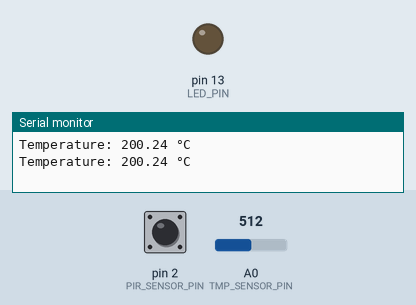
Recording of a sketch running on a simulated Arduino Uno, built with avr-gcc and run on an emulated ATmega328P. On the bench: output pins drawn as LEDs (lit = HIGH), the last lines printed to the serial monitor. The inputs (shaded band) are chosen by the test bench; at power-on: pin 2 (PIR_SENSOR_PIN) HIGH, A0 (TMP_SENSOR_PIN) = 512.

Above: at 1.8 s.
1.9 s: pin 2 (PIR_SENSOR_PIN) pulsed LOW 2 times (0.12 s each, 0.3 s apart)
At 3.4 s:
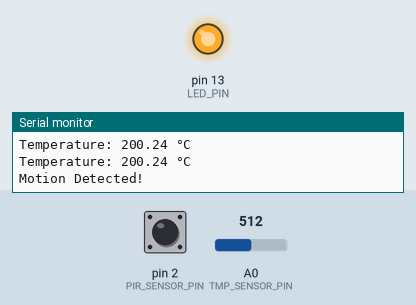
Timing chart, 0 to 5.0 s (numbered marks = the images above; inputs shaded):
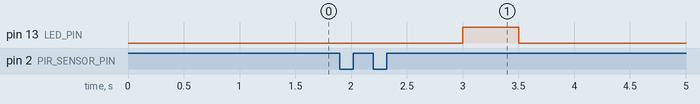

Measured:
- after the input at 1.9 s, pin 13 (LED_PIN): LOW → HIGH after 1.1 s, → LOW 0.50 s later

The sketch:

Task1.2c.ino
```cpp
#define PIR_SENSOR_PIN 2   // PIR motion sensor digital pin
#define TMP_SENSOR_PIN A0  // TMP temperature sensor analog pin
#define LED_PIN 13         // Built-in LED

volatile bool motionDetected = false;

void motionISR() {
  motionDetected = true;
}

void setup() {
  pinMode(PIR_SENSOR_PIN, INPUT);
  pinMode(LED_PIN, OUTPUT);

  Serial.begin(9600);

  // Attach interrupt for motion detection
  attachInterrupt(digitalPinToInterrupt(PIR_SENSOR_PIN), motionISR, RISING);
}

void loop() {
  // Read temperature from TMP sensor
  int rawValue = analogRead(TMP_SENSOR_PIN);
  float voltage = rawValue * (5.0 / 1023.0);  // Convert to voltage
  float temperatureC = (voltage - 0.5) * 100.0;  // Convert to °C (depends on sensor type)

  Serial.print("Temperature: ");
  Serial.print(temperatureC);
  Serial.println(" °C");

  // Check for motion
  if (motionDetected) {
    Serial.println("Motion Detected!");
    digitalWrite(LED_PIN, HIGH);
    delay(500);
    digitalWrite(LED_PIN, LOW);
    motionDetected = false;
  }

  delay(1000);  // Read temperature every second
}
```
